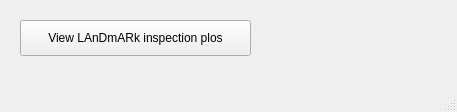
<?xml version="1.0" encoding="UTF-8"?>
<ui version="4.0">
 <class>check_view</class>
 <widget class="QMainWindow" name="check_view">
  <property name="windowModality">
   <enum>Qt::WindowModal</enum>
  </property>
  <property name="geometry">
   <rect>
    <x>0</x>
    <y>0</y>
    <width>457</width>
    <height>112</height>
   </rect>
  </property>
  <property name="windowTitle">
   <string>chech_view</string>
  </property>
  <widget class="QWidget" name="centralwidget">
   <widget class="QPushButton" name="landmark_button">
    <property name="geometry">
     <rect>
      <x>20</x>
      <y>20</y>
      <width>231</width>
      <height>36</height>
     </rect>
    </property>
    <property name="text">
     <string>View LAnDmARk inspection plos</string>
    </property>
   </widget>
  </widget>
  <widget class="QStatusBar" name="statusbar"/>
 </widget>
 <resources/>
 <connections/>
</ui>
